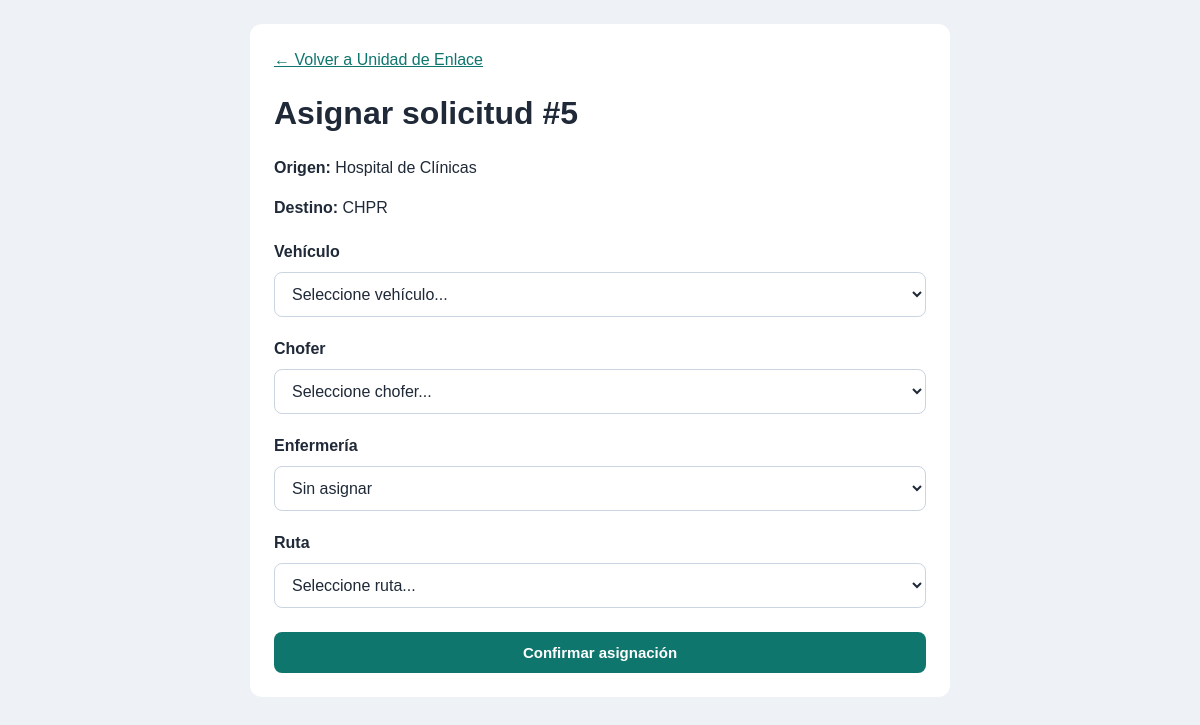
Page /moduloAmbulancias/Vista/asignar.php?id=5 (signed in) on the committed database.
### tables this page shows
CREATE TABLE `solicitud_traslado` (
  `id_solicitud` int(11) NOT NULL,
  `ci_paciente` varchar(20) DEFAULT NULL,
  `id_tipo_elemento` int(11) NOT NULL,
  `id_origen` int(11) NOT NULL,
  `id_destino` int(11) NOT NULL,
  `id_canal` int(11) NOT NULL,
  `id_usuario_solicit` int(11) NOT NULL,
  `fecha_solicitud` datetime NOT NULL DEFAULT current_timestamp(),
  `estado_solicitud` varchar(50) NOT NULL,
  `prioridad` enum('normal','alta','maxima') NOT NULL DEFAULT 'normal',
  `fecha_hora_limite` datetime DEFAULT NULL,
  `observaciones` varchar(500) DEFAULT NULL,
  `motivo_cancelacion` varchar(500) DEFAULT NULL,
  `fecha_cancelacion` datetime DEFAULT NULL,
  `id_usuario_cancelacion` int(11) DEFAULT NULL
);

CREATE TABLE `ubicacion` (
  `id_ubicacion` int(11) NOT NULL,
  `nombre` varchar(100) NOT NULL,
  `direccion` varchar(255) DEFAULT NULL,
  `tipo_ubicacion` varchar(50) DEFAULT NULL
);

### moduloAmbulancias/Model/TrasladoModelo.php (called while the page is built, shortened)
<?php
class TrasladoModelo
{
    public static function obtenerSolicitudPendiente(int $id): ?array
    {
        $conexion = Conexion::conectar();
        $consulta = $conexion->prepare("
            SELECT
                s.*,
                o.nombre AS origen,
                d.nombre AS destino
            FROM solicitud_traslado s
            INNER JOIN ubicacion o
                ON o.id_ubicacion = s.id_origen
            INNER JOIN ubicacion d
                ON d.id_ubicacion = s.id_destino
            WHERE s.id_solicitud = :id
              AND s.estado_solicitud = 'Pendiente'
              AND NOT EXISTS (
                  SELECT 1
                  FROM traslado t
                  WHERE t.id_solicitud = s.id_solicitud
              )
        ");
        $consulta->execute([':id' => $id]);
        return $consulta->fetch(PDO::FETCH_ASSOC) ?: null;
    }
    public static function listarVehiculosCompatibles(int $idTipo): array
    {
        $conexion = Conexion::conectar();
        $consulta = $conexion->prepare("
            SELECT
                v.id_vehiculo,
                v.matricula,
                tv.nombre AS tipo
            FROM vehiculo v
            INNER JOIN tipo_vehiculo tv
                ON tv.id_tipo_vehiculo = v.id_tipo_vehiculo
            WHERE v.activo = 1
              AND EXISTS (
                  SELECT 1
                  FROM compatibilidad c
                  WHERE c.id_tipo_vehiculo = v.id_tipo_vehiculo
                    AND c.id_tipo_elemento = :tipo
              )
            ORDER BY v.matricula
        ");
        $consulta->execute([':tipo' => $idTipo]);
        return $consulta->fetchAll(PDO::FETCH_ASSOC);
    }
    public static function listarPersonalPorRol(int $idRol): array
    {
        $conexion = Conexion::conectar();
        $consulta = $conexion->prepare("
            SELECT u.id_usuario, u.nombre_usuario
            FROM usuario u
            WHERE u.activo = 1
              AND EXISTS (
                  SELECT 1
                  FROM usuario_rol ur
                  WHERE ur.id_usuario = u.id_usuario
                    AND ur.id_rol = :rol
              )
            ORDER BY u.nombre_usuario
        ");
        $consulta->execute([':rol' => $idRol]);
        return $consulta->fetchAll(PDO::FETCH_ASSOC);
    }
    public static function listarRutas(
        int $idOrigen,
        int $idDestino
    ): array {
        $conexion = Conexion::conectar();
        $consulta = $conexion->prepare("
            SELECT id_ruta, distancia_km, tiempo_min
            FROM ruta
            WHERE id_origen = :origen
              AND id_destino = :destino
            ORDER BY id_ruta
        ");
        $consulta->execute([
            ':origen' => $idOrigen,
            ':destino' => $idDestino
        ]);
        return $consulta->fetchAll(PDO::FETCH_ASSOC);
    }
}

### moduloAmbulancias/Vista/asignar.php (the view, shortened to what this page needs)
<?php
require_once __DIR__ . '/../Model/TrasladoModelo.php';
$idSolicitud = filter_input(INPUT_GET, 'id', FILTER_VALIDATE_INT);
$solicitud = $idSolicitud
    ? TrasladoModelo::obtenerSolicitudPendiente($idSolicitud)
    : null;
$vehiculos = TrasladoModelo::listarVehiculosCompatibles(
    (int) $solicitud['id_tipo_elemento']
);
$choferes = TrasladoModelo::listarPersonalPorRol(5);
$enfermeria = TrasladoModelo::listarPersonalPorRol(6);
$rutas = TrasladoModelo::listarRutas(
    (int) $solicitud['id_origen'],
    (int) $solicitud['id_destino']
);
$esPaciente = (int) $solicitud['id_tipo_elemento'] === 1;
function escaparAsignacion($valor): string
{
    return htmlspecialchars((string) $valor, ENT_QUOTES, 'UTF-8');
}
?>
<!DOCTYPE html>
<html lang="es">
<head>
    <link rel="stylesheet" href="../../serviciosComunes/vistaGeneral/assets/css/tema-institucional.css?v=20261021-1">
</head>
<body>
<main>
    <a href="unidadEnlace.php">← Volver a Unidad de Enlace</a>
    <h1>Asignar solicitud #<?= (int) $idSolicitud ?></h1>
    <p>
        <strong>Origen:</strong>
        <?= escaparAsignacion($solicitud['origen']) ?>
    </p>
    <p>
        <strong>Destino:</strong>
        <?= escaparAsignacion($solicitud['destino']) ?>
    </p>
    <form action="../Controlador/AsignarTraslado.php" method="POST">
        <label for="vehiculo">Vehículo</label>
        <select id="vehiculo" name="id_vehiculo" required>
            <option value="">Seleccione vehículo...</option>
        </select>
        <label for="chofer">Chofer</label>
        <select id="chofer" name="id_chofer" required>
            <option value="">Seleccione chofer...</option>
        </select>
        <label for="enfermeria">Enfermería</label>
        <select id="enfermeria" name="id_enfermero"
                <?= $esPaciente ? 'required' : '' ?>>
            <option value="">
                <?= $esPaciente
                    ? 'Seleccione Enfermería...'
                    : 'Sin asignar' ?>
            </option>
        </select>
        <label for="ruta">Ruta</label>
        <select id="ruta" name="id_ruta" required>
            <option value="">Seleccione ruta...</option>
        </select>
        <button type="submit"
            <?= (!$vehiculos || !$choferes || !$rutas
                || ($esPaciente && !$enfermeria)) ? 'disabled' : '' ?>>
            Confirmar asignación
        </button>
    </form>
</main>
</body>
</html>

### serviciosComunes/vistaGeneral/assets/css/tema-institucional.css (style rules this page uses)
:root { --primary: #0f766e; --primary-hover: #115e59; --primary-light: #e6f4f1; --bg-color: #eef2f6; --card-bg: #fff; --text-main: #1f2937; --text-muted: #64748b; --border-color: #cbd5e1; --shadow-sm: 0 3px 12px rgba(15, 23, 42, .04); --shadow-md: 0 12px 32px rgba(15, 23, 42, .08); }
body { font-family: Arial, sans-serif; color: var(--text-main); background: var(--bg-color); line-height: 1.5; }
button, input, select, textarea { font-family: inherit; }
button, summary { cursor: pointer; }
a { color: var(--primary); }
h1, h2, h3, h4 { color: var(--text-main); line-height: 1.3; }
.form-input, .campo input:not([type="checkbox"]):not([type="radio"]), .campo select, .form-group input:not([type="checkbox"]):not([type="radio"]), .form-group select, .form-group textarea, .tarjeta select, main > form select, .search-input, #sec-mis-solicitudes input[type="text"] { border: 1px solid var(--border-color); border-radius: 8px; padding: 12px 13px; font-size: 16px; background: white; color: var(--text-main); max-width: 100%; }
.btn-primary, .boton-primario, .btn-action.btn-success, .tarjeta button, main > form > button, #sec-mis-solicitudes button[type="submit"] { background: var(--primary); color: white; border: 0; border-radius: 8px; padding: 12px 18px; font-size: 15px; font-weight: 700; text-decoration: none; }

### moduloAmbulancias/Vista/asignar.php (style rules this page uses)
* { box-sizing: border-box; }
body { margin: 0; padding: 24px; font-family: Arial, sans-serif; background: #f4f7fb; color: #1e293b; }
main { max-width: 700px; margin: auto; padding: 24px; background: white; border-radius: 12px; }
label { display: block; margin: 20px 0 8px; font-weight: bold; }
select, button { width: 100%; padding: 12px; border-radius: 6px; border: 1px solid #cbd5e1; }
button { margin-top: 24px; background: #0284c7; color: white; cursor: pointer; }
a { color: #0284c7; }

### rows in the picture
solicitud_traslado: id_origen.nombre "Hospital de Clínicas", id_destino.nombre "CHPR"

### other values in the picture
$idSolicitud "5"
